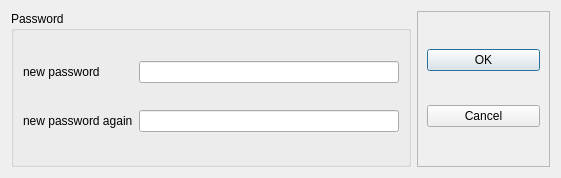
<?xml version="1.0" encoding="UTF-8"?>
<ui version="4.0">
 <class>Dialog</class>
 <widget class="QDialog" name="Dialog">
  <property name="geometry">
   <rect>
    <x>0</x>
    <y>0</y>
    <width>561</width>
    <height>178</height>
   </rect>
  </property>
  <property name="windowTitle">
   <string>Change Password</string>
  </property>
  <layout class="QHBoxLayout" name="horizontalLayout" stretch="3,1">
   <item>
    <widget class="QGroupBox" name="groupBox">
     <property name="title">
      <string>Password</string>
     </property>
     <layout class="QGridLayout" name="gridLayout">
      <item row="1" column="1">
       <widget class="QLineEdit" name="PasswordText">
        <property name="echoMode">
         <enum>QLineEdit::Password</enum>
        </property>
       </widget>
      </item>
      <item row="2" column="1">
       <widget class="QLineEdit" name="PasswordAgainText">
        <property name="echoMode">
         <enum>QLineEdit::Password</enum>
        </property>
       </widget>
      </item>
      <item row="2" column="0">
       <widget class="QLabel" name="label_3">
        <property name="text">
         <string>new password again</string>
        </property>
       </widget>
      </item>
      <item row="1" column="0">
       <widget class="QLabel" name="label_4">
        <property name="text">
         <string>new password</string>
        </property>
       </widget>
      </item>
     </layout>
    </widget>
   </item>
   <item>
    <widget class="QFrame" name="frame">
     <property name="frameShape">
      <enum>QFrame::StyledPanel</enum>
     </property>
     <property name="frameShadow">
      <enum>QFrame::Raised</enum>
     </property>
     <layout class="QGridLayout" name="gridLayout_2">
      <item row="0" column="0">
       <widget class="QPushButton" name="pushButton">
        <property name="text">
         <string>OK</string>
        </property>
        <property name="icon">
         <iconset>
          <normaloff>../../_imgs/ok.png</normaloff>../../_imgs/ok.png</iconset>
        </property>
       </widget>
      </item>
      <item row="1" column="0">
       <widget class="QPushButton" name="pushButton_2">
        <property name="text">
         <string>Cancel</string>
        </property>
        <property name="icon">
         <iconset>
          <normaloff>../../_imgs/cancel.png</normaloff>../../_imgs/cancel.png</iconset>
        </property>
       </widget>
      </item>
     </layout>
    </widget>
   </item>
  </layout>
 </widget>
 <resources/>
 <connections>
  <connection>
   <sender>pushButton</sender>
   <signal>clicked()</signal>
   <receiver>Dialog</receiver>
   <slot>accept()</slot>
   <hints>
    <hint type="sourcelabel">
     <x>353</x>
     <y>54</y>
    </hint>
    <hint type="destinationlabel">
     <x>305</x>
     <y>-11</y>
    </hint>
   </hints>
  </connection>
  <connection>
   <sender>pushButton_2</sender>
   <signal>clicked()</signal>
   <receiver>Dialog</receiver>
   <slot>reject()</slot>
   <hints>
    <hint type="sourcelabel">
     <x>351</x>
     <y>119</y>
    </hint>
    <hint type="destinationlabel">
     <x>222</x>
     <y>-9</y>
    </hint>
   </hints>
  </connection>
 </connections>
</ui>
